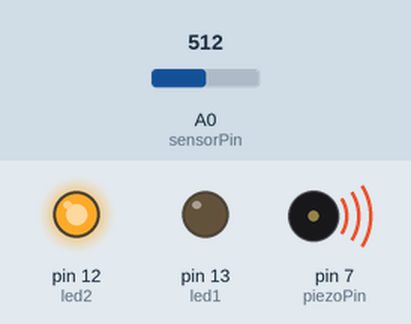
This sketch was run on a simulated Arduino Uno, built with avr-gcc and run on an emulated ATmega328P. On the bench: output pins drawn as LEDs (lit = HIGH), buzzer (waves = sounding). The inputs (shaded band) are chosen by the test bench; at power-on: A0 (sensorPin) = 512. What the sketch prints to the serial monitor is not drawn.

Above: at 6.2 s.
6.3 s: A0 (sensorPin) set to 528
At 6.9 s:
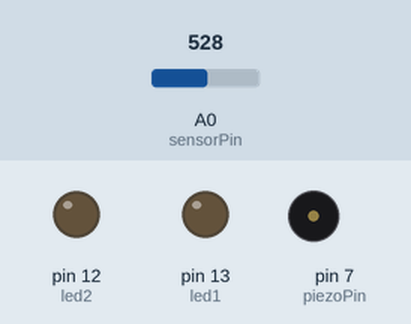
7.8 s: A0 (sensorPin) set to 511
At 9.0 s:
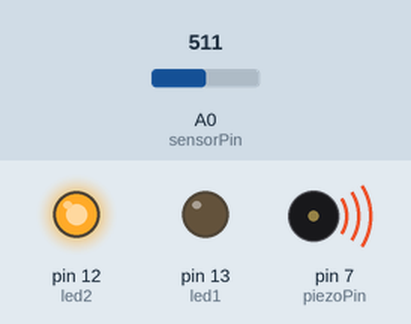
9.3 s: A0 (sensorPin) set to 716
At 10.3 s:
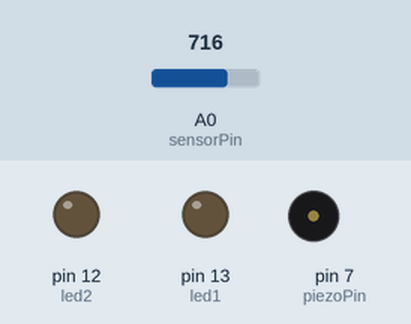
Timing chart, 0 to 12.3 s (numbered marks = the images above; inputs shaded):
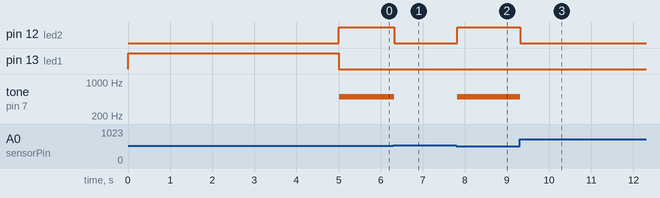

The sketch:

Motion_Sensor.ino
```cpp
const int sensorPin = A0;
const int led1 = 13;
const int led2 = 12;
const int led3 = 8;
const int piezoPin = 7;

int sensorValue;
int sensorHigh = 0;
int sensorLow = 1023;
bool lightOn = false;

void setup() {
  pinMode(led1, OUTPUT);
  pinMode(led2, OUTPUT);
  digitalWrite(led1, HIGH);
  Serial.begin(9600);

  while(millis() < 5000) {
    sensorValue = analogRead(sensorPin);
    if(sensorValue > sensorHigh) {
      sensorHigh = sensorValue;
    }
    if(sensorValue < sensorLow) {
      sensorLow = sensorValue;
    }
  }
  Serial.print("Sensor High = ");
  Serial.print(sensorHigh);
  Serial.println();
  Serial.print("Sensor Low = ");
  Serial.print(sensorLow);
  digitalWrite(led1, LOW);
  digitalWrite(led2, HIGH);
}

void loop() {
  sensorValue = analogRead(sensorPin);
  delay(10);
  if(sensorValue > sensorLow+1) {
    digitalWrite(led1, LOW);
    digitalWrite(led2, LOW);
    digitalWrite(led3, HIGH);
    noTone(piezoPin);
  } else {
    digitalWrite(led1, LOW);
    digitalWrite(led2, HIGH);
    digitalWrite(led3, LOW);
    tone(piezoPin, 500);
  }
}

void beep(int pin, int freq, int duration) {
  tone(pin, freq);
  delay(duration);
  noTone(pin);
}
```

Measured:
- the behaviour switches between 513 and 514 on A0 (sensorPin) (found by bisection; images 0 and 1)
- after the input at 6.3 s, pin 12 (led2): HIGH → LOW at once; tone on pin 7 (piezoPin): 500 Hz → silent at once
- after the input at 7.8 s, pin 12 (led2): LOW → HIGH at once; tone on pin 7 (piezoPin): silent → 500 Hz at once
- after the input at 9.3 s, pin 12 (led2): HIGH → LOW at once; tone on pin 7 (piezoPin): 500 Hz → silent at once
